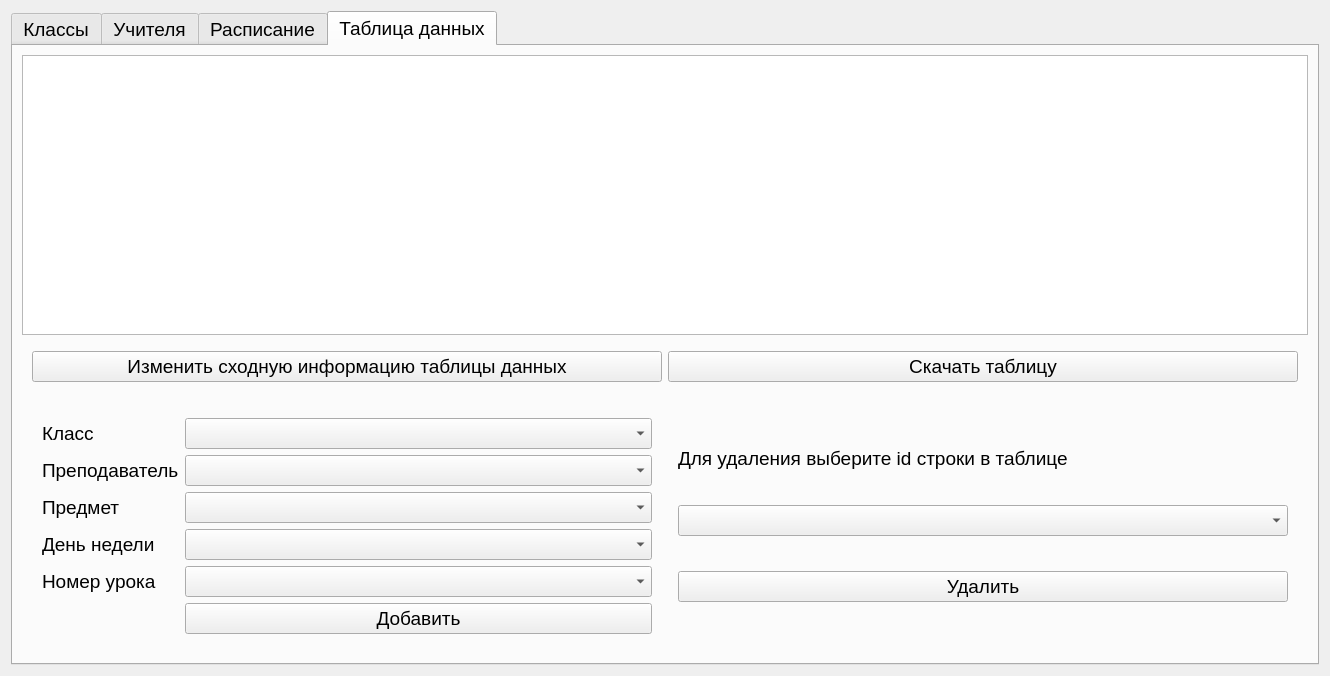
<?xml version="1.0" encoding="UTF-8"?>
<ui version="4.0">
 <class>Form</class>
 <widget class="QWidget" name="Form">
  <property name="geometry">
   <rect>
    <x>0</x>
    <y>0</y>
    <width>1330</width>
    <height>676</height>
   </rect>
  </property>
  <property name="windowTitle">
   <string>Form</string>
  </property>
  <layout class="QVBoxLayout" name="verticalLayout_5">
   <item>
    <widget class="QTabWidget" name="tabWidget">
     <property name="minimumSize">
      <size>
       <width>1308</width>
       <height>654</height>
      </size>
     </property>
     <property name="maximumSize">
      <size>
       <width>16777215</width>
       <height>16777215</height>
      </size>
     </property>
     <property name="font">
      <font>
       <pointsize>14</pointsize>
      </font>
     </property>
     <property name="styleSheet">
      <string notr="true"/>
     </property>
     <property name="currentIndex">
      <number>3</number>
     </property>
     <widget class="QWidget" name="classes">
      <attribute name="title">
       <string>Классы</string>
      </attribute>
      <layout class="QVBoxLayout" name="verticalLayout_2">
       <item>
        <widget class="QTabWidget" name="classes_table"/>
       </item>
      </layout>
     </widget>
     <widget class="QWidget" name="teachers">
      <attribute name="title">
       <string>Учителя</string>
      </attribute>
      <layout class="QVBoxLayout" name="verticalLayout_3">
       <item>
        <layout class="QHBoxLayout" name="horizontalLayout_2">
         <property name="leftMargin">
          <number>10</number>
         </property>
         <property name="topMargin">
          <number>10</number>
         </property>
         <property name="rightMargin">
          <number>10</number>
         </property>
         <property name="bottomMargin">
          <number>10</number>
         </property>
         <item>
          <widget class="QComboBox" name="teachers_comboBox">
           <property name="styleSheet">
            <string notr="true"/>
           </property>
          </widget>
         </item>
        </layout>
       </item>
       <item>
        <widget class="QTableWidget" name="teachers_table">
         <property name="minimumSize">
          <size>
           <width>516</width>
           <height>0</height>
          </size>
         </property>
         <property name="styleSheet">
          <string notr="true"/>
         </property>
        </widget>
       </item>
      </layout>
     </widget>
     <widget class="QWidget" name="schedule">
      <attribute name="title">
       <string>Расписание</string>
      </attribute>
      <layout class="QVBoxLayout" name="verticalLayout_4">
       <item>
        <layout class="QHBoxLayout" name="horizontalLayout_3">
         <property name="leftMargin">
          <number>10</number>
         </property>
         <property name="topMargin">
          <number>10</number>
         </property>
         <property name="rightMargin">
          <number>10</number>
         </property>
         <property name="bottomMargin">
          <number>10</number>
         </property>
         <item>
          <widget class="QComboBox" name="schedule_comboBox">
           <property name="sizePolicy">
            <sizepolicy hsizetype="Expanding" vsizetype="Fixed">
             <horstretch>0</horstretch>
             <verstretch>0</verstretch>
            </sizepolicy>
           </property>
           <property name="styleSheet">
            <string notr="true"/>
           </property>
          </widget>
         </item>
        </layout>
       </item>
       <item>
        <widget class="QTableWidget" name="schedule_table">
         <property name="styleSheet">
          <string notr="true"/>
         </property>
        </widget>
       </item>
      </layout>
     </widget>
     <widget class="QWidget" name="tab">
      <attribute name="title">
       <string>Таблица данных</string>
      </attribute>
      <layout class="QVBoxLayout" name="verticalLayout_7">
       <item>
        <widget class="QTableWidget" name="db_table">
         <property name="styleSheet">
          <string notr="true"/>
         </property>
        </widget>
       </item>
       <item>
        <layout class="QHBoxLayout" name="horizontalLayout_7">
         <property name="leftMargin">
          <number>10</number>
         </property>
         <property name="topMargin">
          <number>10</number>
         </property>
         <property name="rightMargin">
          <number>10</number>
         </property>
         <property name="bottomMargin">
          <number>10</number>
         </property>
         <item>
          <widget class="QPushButton" name="db_table_edit_info">
           <property name="styleSheet">
            <string notr="true"/>
           </property>
           <property name="text">
            <string>Изменить сходную информацию таблицы данных</string>
           </property>
          </widget>
         </item>
         <item>
          <widget class="QPushButton" name="db_table_save_table">
           <property name="styleSheet">
            <string notr="true"/>
           </property>
           <property name="text">
            <string>Скачать таблицу</string>
           </property>
          </widget>
         </item>
        </layout>
       </item>
       <item>
        <layout class="QHBoxLayout" name="horizontalLayout_8">
         <property name="leftMargin">
          <number>10</number>
         </property>
         <property name="topMargin">
          <number>10</number>
         </property>
         <property name="rightMargin">
          <number>10</number>
         </property>
         <property name="bottomMargin">
          <number>10</number>
         </property>
         <item>
          <layout class="QFormLayout" name="formLayout_3">
           <property name="leftMargin">
            <number>10</number>
           </property>
           <property name="topMargin">
            <number>10</number>
           </property>
           <property name="rightMargin">
            <number>10</number>
           </property>
           <property name="bottomMargin">
            <number>10</number>
           </property>
           <item row="0" column="0">
            <widget class="QLabel" name="label_9">
             <property name="text">
              <string>Класс</string>
             </property>
            </widget>
           </item>
           <item row="0" column="1">
            <widget class="QComboBox" name="db_table_class">
             <property name="styleSheet">
              <string notr="true"/>
             </property>
            </widget>
           </item>
           <item row="1" column="0">
            <widget class="QLabel" name="label_10">
             <property name="text">
              <string>Преподаватель</string>
             </property>
            </widget>
           </item>
           <item row="1" column="1">
            <widget class="QComboBox" name="db_table_teacher">
             <property name="styleSheet">
              <string notr="true"/>
             </property>
            </widget>
           </item>
           <item row="2" column="0">
            <widget class="QLabel" name="label_11">
             <property name="text">
              <string>Предмет</string>
             </property>
            </widget>
           </item>
           <item row="2" column="1">
            <widget class="QComboBox" name="db_table_subject">
             <property name="styleSheet">
              <string notr="true"/>
             </property>
            </widget>
           </item>
           <item row="5" column="1">
            <widget class="QPushButton" name="db_table_save_info">
             <property name="styleSheet">
              <string notr="true"/>
             </property>
             <property name="text">
              <string>Добавить</string>
             </property>
            </widget>
           </item>
           <item row="3" column="0">
            <widget class="QLabel" name="label_5">
             <property name="text">
              <string>День недели</string>
             </property>
            </widget>
           </item>
           <item row="4" column="0">
            <widget class="QLabel" name="label_12">
             <property name="text">
              <string>Номер урока</string>
             </property>
            </widget>
           </item>
           <item row="3" column="1">
            <widget class="QComboBox" name="db_table_week_day"/>
           </item>
           <item row="4" column="1">
            <widget class="QComboBox" name="db_table_lesson_number"/>
           </item>
          </layout>
         </item>
         <item>
          <layout class="QVBoxLayout" name="verticalLayout_6">
           <property name="leftMargin">
            <number>10</number>
           </property>
           <property name="topMargin">
            <number>10</number>
           </property>
           <property name="rightMargin">
            <number>10</number>
           </property>
           <property name="bottomMargin">
            <number>10</number>
           </property>
           <item>
            <widget class="QLabel" name="label_2">
             <property name="sizePolicy">
              <sizepolicy hsizetype="Preferred" vsizetype="Fixed">
               <horstretch>0</horstretch>
               <verstretch>0</verstretch>
              </sizepolicy>
             </property>
             <property name="text">
              <string>Для удаления выберите id строки в таблице</string>
             </property>
            </widget>
           </item>
           <item>
            <widget class="QComboBox" name="dv_table_del_comboBox">
             <property name="styleSheet">
              <string notr="true"/>
             </property>
            </widget>
           </item>
           <item>
            <widget class="QPushButton" name="db_table_del">
             <property name="styleSheet">
              <string notr="true"/>
             </property>
             <property name="text">
              <string>Удалить</string>
             </property>
            </widget>
           </item>
          </layout>
         </item>
        </layout>
       </item>
      </layout>
     </widget>
    </widget>
   </item>
  </layout>
 </widget>
 <resources/>
 <connections/>
</ui>
